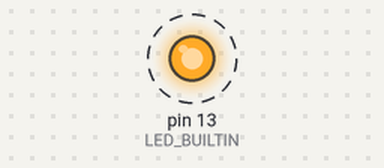
This sketch was run on a simulated Arduino Uno, built with avr-gcc and run on an emulated ATmega328P. On the bench: output pins drawn as LEDs (lit = HIGH). Dashed ring = blinking.

Above: at 0.6 s.
Timing chart, 0 to 5.5 s (numbered marks = the images above):
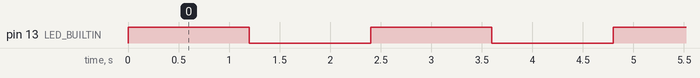

The sketch:

nrf51822.ino
```cpp
void setup() {
    pinMode(LED_BUILTIN, OUTPUT);
}

void loop() {
    digitalWrite(LED_BUILTIN, HIGH);
    delay(1200);
    digitalWrite(LED_BUILTIN, LOW);
    delay(1200);
}
```

Measured:
- by itself, pin 13 (LED_BUILTIN): alternates HIGH for 1.2 s and LOW for 1.2 s
